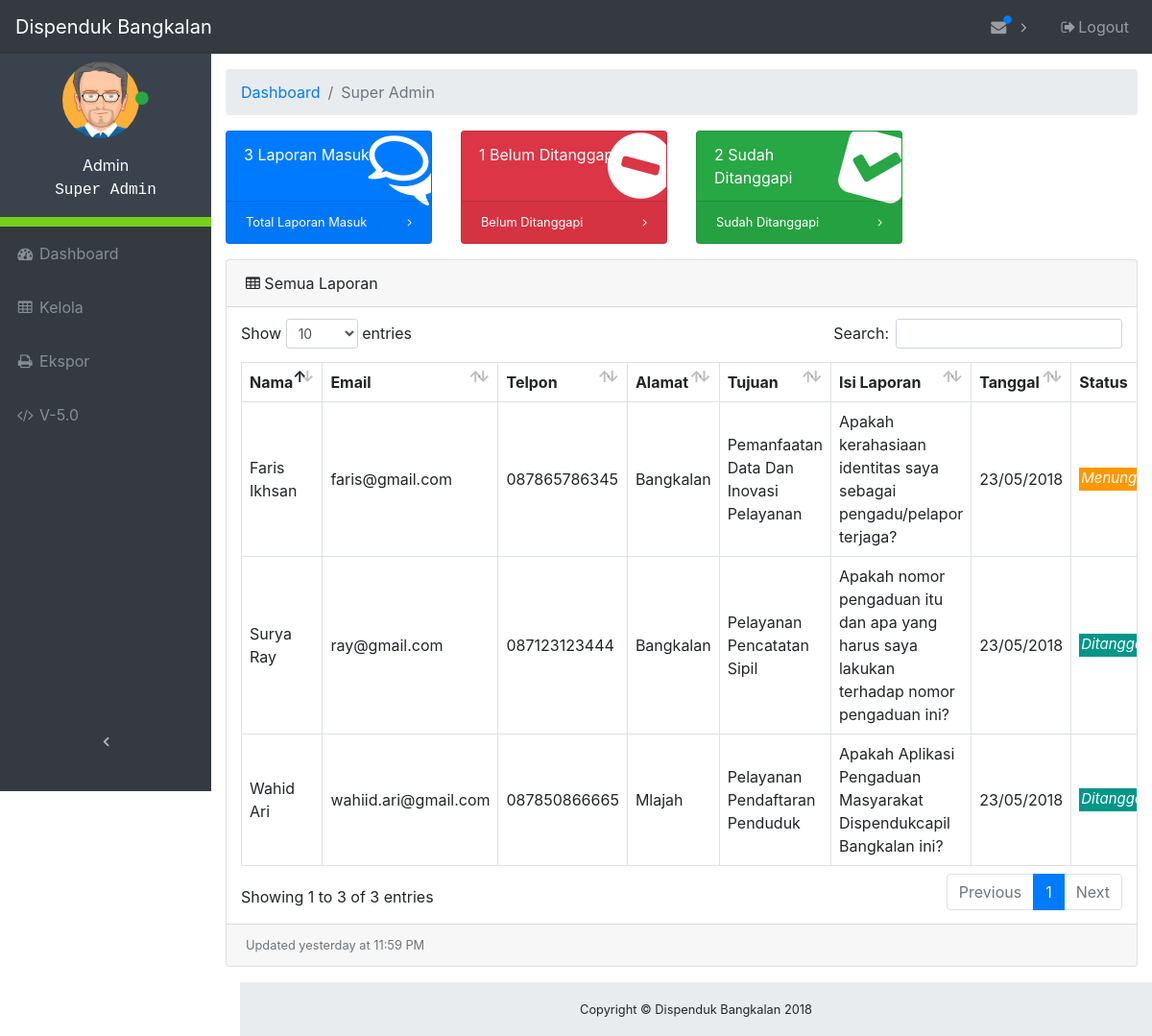
Screenshot of /admin/index (signed in) with the database file from the repository.
### tables this page shows
CREATE TABLE `divisi` (
  `id_divisi` int(11) NOT NULL,
  `nama_divisi` varchar(64) NOT NULL
);

CREATE TABLE `laporan` (
  `id` int(11) NOT NULL,
  `nama` varchar(64) NOT NULL,
  `email` varchar(64) NOT NULL,
  `telpon` varchar(12) NOT NULL,
  `alamat` varchar(256) NOT NULL,
  `tujuan` int(11) NOT NULL,
  `isi` varchar(2048) NOT NULL,
  `tanggal` timestamp NOT NULL DEFAULT CURRENT_TIMESTAMP ON UPDATE CURRENT_TIMESTAMP,
  `status` varchar(12) NOT NULL
);

### admin/database.php (called while the page is built, shortened)
<?php
$db_host = "localhost";
$db_user = "root";
$db_pass = "";
$db_name = "kp";
try {
    $db = new PDO("mysql:host=$db_host;dbname=$db_name", $db_user, $db_pass);
} catch(PDOException $e) {
    die("Terjadi masalah: " . $e->getMessage());
}
function logged_admin () {
    global $db, $admin_login, $divisi, $id_admin;
    $sql = "SELECT * FROM admin, divisi WHERE admin.username = :username AND admin.divisi = divisi.id_divisi";
    $stmt = $db->prepare($sql);
    $stmt->bindValue(':username', $admin_login);
    $stmt->execute();
    foreach ($stmt as $col) {
        $divisi = $col['nama_divisi'];
    }
}

### admin/index.php (the view, shortened to what this page needs)
<?php
    require_once("database.php");
    logged_admin ();
    global $total_laporan_masuk, $total_laporan_menunggu, $total_laporan_ditanggapi;
    if ($id_admin > 0) {
        foreach($db->query("SELECT COUNT(*) FROM laporan WHERE laporan.tujuan = $id_admin") as $row) {
            $total_laporan_masuk = $row['COUNT(*)'];
        }
        foreach($db->query("SELECT COUNT(*) FROM laporan WHERE status = \"Ditanggapi\" AND laporan.tujuan = $id_admin") as $row) {
            $total_laporan_ditanggapi = $row['COUNT(*)'];
        }
        foreach($db->query("SELECT COUNT(*) FROM laporan WHERE status = \"Menunggu\" AND laporan.tujuan = $id_admin") as $row) {
            $total_laporan_menunggu = $row['COUNT(*)'];
        }
    } else {
        foreach($db->query("SELECT COUNT(*) FROM laporan") as $row) {
            $total_laporan_masuk = $row['COUNT(*)'];
        }
        foreach($db->query("SELECT COUNT(*) FROM laporan WHERE status = \"Ditanggapi\"") as $row) {
            $total_laporan_ditanggapi = $row['COUNT(*)'];
        }
        foreach($db->query("SELECT COUNT(*) FROM laporan WHERE status = \"Menunggu\"") as $row) {
            $total_laporan_menunggu = $row['COUNT(*)'];
        }
    }
 ?>
<!DOCTYPE html>
<html lang="en">
<head>
    <link href="vendor/bootstrap/css/bootstrap.css" rel="stylesheet">
    <link href="vendor/font-awesome/css/font-awesome.min.css" rel="stylesheet" type="text/css">
    <link href="vendor/datatables/dataTables.bootstrap4.css" rel="stylesheet">
    <link href="css/admin.css" rel="stylesheet">
</head>
<body class="fixed-nav sticky-footer" id="page-top">
    <nav class="navbar navbar-expand-lg navbar-dark bg-dark fixed-top" id="mainNav">
        <a class="navbar-brand" href="index">Dispenduk Bangkalan</a>
        <div class="collapse navbar-collapse" id="navbarResponsive">
            <ul class="navbar-nav navbar-sidenav sidebar-menu" id="exampleAccordion">
                <li class="sidebar-profile nav-item" data-toggle="tooltip" data-placement="right" title="Admin">
                    <div class="profile-main">
                        <p class="image">
                            <img alt="image" src="images/avatar1.png" width="80">
                            <span class="status"><i class="fa fa-circle text-success"></i></span>
                        </p>
                        <p>
                            <span class="">Admin</span><br>
                            <span class="user" style="font-family: monospace;"><?php echo $divisi; ?></span>
                        </p>
                    </div>
                </li>
                <li class="nav-item" data-toggle="tooltip" data-placement="right" title="Dashboard">
                    <a class="nav-link" href="index">
                        <i class="fa fa-fw fa-dashboard"></i>
                        <span class="nav-link-text">Dashboard</span>
                    </a>
                </li>
                <li class="nav-item" data-toggle="tooltip" data-placement="right" title="Tables">
                    <a class="nav-link" href="tables">
                        <i class="fa fa-fw fa-table"></i>
                        <span class="nav-link-text">Kelola</span>
                    </a>
                </li>
                <li class="nav-item" data-toggle="tooltip" data-placement="right" title="Export">
                    <a class="nav-link" href="export">
                        <i class="fa fa-fw fa-print"></i>
                        <span class="nav-link-text">Ekspor</span>
                    </a>
                </li>
                <li class="nav-item" data-toggle="tooltip" data-placement="right" title="Version">
                    <a class="nav-link" href="">
                        <i class="fa fa-fw fa-code"></i>
                        <span class="nav-link-text">V-5.0</span>
                    </a>
                </li>
            </ul>
            <ul class="navbar-nav sidenav-toggler">
                <li class="nav-item">
                    <a class="nav-link text-center" id="sidenavToggler">
                        <i class="fa fa-fw fa-angle-left"></i>
                    </a>
                </li>
            </ul>
            <ul class="navbar-nav ml-auto">
                <li class="nav-item dropdown">
                    <a class="nav-link dropdown-toggle mr-lg-2" id="messagesDropdown" href="#" data-toggle="dropdown" aria-haspopup="true" aria-expanded="false">
                        <i class="fa fa-fw fa-envelope"></i>
                        <span class="indicator text-primary d-none d-lg-block">
                            <i class="fa fa-fw fa-circle"></i>
                        </span>
                    </a>
                    <?php
                        $statement = $db->query("SELECT * FROM laporan ORDER BY laporan.id DESC LIMIT 1");
                     ?>
                </li>
                <li class="nav-item">
                    <a class="nav-link" data-toggle="modal" data-target="#exampleModal">
                        <i class="fa fa-fw fa-sign-out"></i>Logout
                    </a>
                </li>
            </ul>
        </div>
    </nav>
    <div class="content-wrapper">
        <div class="container-fluid">
            <ol class="breadcrumb">
                <li class="breadcrumb-item">
                    <a href="#">Dashboard</a>
                </li>
                <li class="breadcrumb-item active"><?php echo $divisi; ?></li>
            </ol>
            <div class="row">
                <div class="col-xl-3 col-sm-6 mb-3">
                    <div class="card text-white bg-primary o-hidden h-100">
                        <div class="card-body">
                            <div class="card-body-icon">
                                <i class="fa fa-fw fa-comments-o"></i>
                            </div>
                            <div class="mr-5"><?php echo $total_laporan_masuk; ?> Laporan Masuk</div>
                        </div>
                        <a class="card-footer text-white clearfix small z-1" href="tables">
                            <span class="float-left">Total Laporan Masuk</span>
                            <span class="float-right">
                                <i class="fa fa-angle-right"></i>
                            </span>
                        </a>
                    </div>
                </div>
                <div class="col-xl-3 col-sm-6 mb-3">
                    <div class="card text-white bg-danger o-hidden h-100">
                        <div class="card-body">
                            <div class="card-body-icon">
                                <i class="fa fa-fw fa-minus-circle"></i>
                            </div>
                            <div class="mr-5"><?php echo $total_laporan_menunggu; ?> Belum Ditanggapi</div>
                        </div>
                        <a class="card-footer text-white clearfix small z-1" href="#">
                            <span class="float-left">Belum Ditanggapi</span>
                            <span class="float-right">
                                <i class="fa fa-angle-right"></i>
                            </span>
                        </a>
                    </div>
                </div>
                <div class="col-xl-3 col-sm-6 mb-3">
                    <div class="card text-white bg-success o-hidden h-100">
                        <div class="card-body">
                            <div class="card-body-icon">
                                <i class="fa fa-fw fa-check-square"></i>
                            </div>
                            <div class="mr-5"><?php echo $total_laporan_ditanggapi; ?> Sudah Ditanggapi</div>
                        </div>
                        <a class="card-footer text-white clearfix small z-1" href="#">
                            <span class="float-left">Sudah Ditanggapi</span>
                            <span class="float-right">
                                <i class="fa fa-angle-right"></i>
                            </span>
                        </a>
                    </div>
                </div>
            </div>
            <div class="card mb-3">
                <div class="card-header">
                    <i class="fa fa-table"></i> Semua Laporan
                </div>
                <div class="card-body">
                    <div class="table-responsive">
                        <table class="table table-bordered" id="dataTable" width="100%" cellspacing="0">
                            <thead>
                                <tr>
                                    <th>Nama</th>
                                    <th>Email</th>
                                    <th>Telpon</th>
                                    <th>Alamat</th>
                                    <th>Tujuan</th>
                                    <th>Isi Laporan</th>
                                    <th>Tanggal</th>
                                    <th class="sorting_asc_disabled sorting_desc_disabled">Status</th>
                                </tr>
                            </thead>
                            <tbody>
                                <?php
                            if ($id_admin > 0) {
                                $statement = $db->query("SELECT * FROM laporan, divisi WHERE laporan.tujuan = divisi.id_divisi AND laporan.tujuan = $id_admin ORDER BY laporan.id DESC");
                            } else {
                                $statement = $db->query("SELECT * FROM laporan, divisi WHERE laporan.tujuan = divisi.id_divisi ORDER BY laporan.id DESC");
                            }
                            foreach ($statement as $key ) {
                                $mysqldate = $key['tanggal'];
                                $phpdate = strtotime($mysqldate);
                                $tanggal = date( 'd/m/Y', $phpdate);
                                $status  = $key['status'];
                                if($status == "Ditanggapi") {
                                    $style_status = "<p style=\"background-color:#009688;color:#fff;padding-left:2px;padding-right:2px;padding-bottom:2px;margin-top:16px;font-size:15px;font-style:italic;\">Ditanggapi</p>";
                                } else {
                                    $style_status = "<p style=\"background-color:#FF9800;color:#fff;padding-left:2px;padding-right:2px;padding-bottom:2px;margin-top:16px;font-size:15px;font-style:italic;\">Menunggu</p>";
                                }
                                ?>
                                <tr>
                                    <td><?php echo $key['nama']; ?></td>
                                    <td><?php echo $key['email']; ?></td>
                                    <td><?php echo $key['telpon']; ?></td>
                                    <td><?php echo $key['alamat']; ?></td>
                                    <td><?php echo $key['nama_divisi']; ?></td>
                                    <td><?php echo $key['isi']; ?></td>
                                    <td><?php echo $tanggal; ?></td>
                                    <td><?php echo $style_status; ?></td>
                                </tr>
                                <?php
                            }
                            ?>
                            </tbody>
                        </table>
                    </div>
                </div>
                <div class="card-footer small text-muted">Updated yesterday at 11:59 PM</div>
            </div>
        </div>
        <footer class="sticky-footer">
            <div class="container">
                <div class="text-center">
                    <small>Copyright © Dispenduk Bangkalan 2018</small>
                </div>
            </div>
        </footer>
    </div>
</body>
</html>

### rows the page displays
laporan: nama "Faris Ikhsan", email "faris@gmail.com", telpon "087865786345", alamat "Bangkalan", tujuan.nama_divisi "Pemanfaatan Data Dan Inovasi Pelayanan", isi "Apakah kerahasiaan identitas saya sebagai pengadu/pelapor terjaga?", tanggal "23/05/2018", status "Menunggu"
laporan: nama "Surya Ray", email "ray@gmail.com", telpon "087123123444", alamat "Bangkalan", tujuan.nama_divisi "Pelayanan Pencatatan Sipil", isi "Apakah nomor pengaduan itu dan apa yang harus saya lakukan terhadap nomor pengaduan ini?", tanggal "23/05/2018", status "Ditanggapi"
laporan: nama "Wahid Ari", email "wahiid.ari@gmail.com", telpon "087850866665", alamat "Mlajah", tujuan.nama_divisi "Pelayanan Pendaftaran Penduduk", isi "Apakah Aplikasi Pengaduan Masyarakat Dispendukcapil Bangkalan ini?", tanggal "23/05/2018", status "Ditanggapi"

### other values shown
$divisi "Super Admin"
$total_laporan_masuk "3"
$total_laporan_menunggu "1"
$total_laporan_ditanggapi "2"
